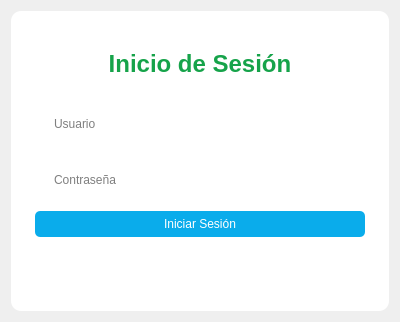
<?xml version="1.0" encoding="UTF-8"?>
<ui version="4.0">
 <class>Form</class>
 <widget class="QWidget" name="Form">
  <property name="geometry">
   <rect>
    <x>0</x>
    <y>0</y>
    <width>400</width>
    <height>322</height>
   </rect>
  </property>
  <property name="styleSheet">
   <string notr="true">/* Fondo del formulario */
QWidget#Form {
    background: qlineargradient(
        x1: 0, y1: 0, x2: 1, y2: 1,
        stop: 0 #2c3e50, stop: 1 #3498db
    );
}

/* Contenedor semi-transparente */
QFrame#frame {
    background-color: rgba(255,255,255,0.1);
    border-radius: 15px;
}

/* Título */
QLabel#labelTitle {
    color: white;
    font: bold 24px &quot;Segoe UI&quot;;
    qproperty-alignment: AlignCenter;
}

/* Estado / mensajes */
QLabel#label_status {
    color: #e74c3c;
    font: italic 10px &quot;Segoe UI&quot;;
}

/* Campos de texto */
QLineEdit {
    background-color: rgba(255,255,255,0.8);
    border: 2px solid rgba(255,255,255,0.5);
    border-radius: 10px;
    padding: 5px;
    font: 14px &quot;Segoe UI&quot;;
}

QLineEdit:focus {
    border: 2px solid #2980b9;
    background-color: #ecf0f1;
}

/* Botón principal */
QPushButton {
    background-color: #1abc9c;
    border: none;
    border-radius: 10px;
    color: white;
    font: bold 14px &quot;Segoe UI&quot;;
    padding: 8px 16px;
}

QPushButton:hover {
    background-color: #16a085;
}

QPushButton:pressed {
    background-color: #149174;
}
</string>
  </property>
  <layout class="QVBoxLayout" name="verticalLayout">
   <item>
    <widget class="QFrame" name="frame">
     <property name="styleSheet">
      <string notr="true">background-color: #FFFFFF; border-radius: 10px; padding: 15px;</string>
     </property>
     <property name="frameShape">
      <enum>QFrame::StyledPanel</enum>
     </property>
     <layout class="QVBoxLayout" name="frameLayout">
      <item>
       <widget class="QLabel" name="labelTitle">
        <property name="styleSheet">
         <string notr="true">font-size: 18pt; font-weight: bold; color: #16A34A;</string>
        </property>
        <property name="text">
         <string>Inicio de Sesión</string>
        </property>
        <property name="alignment">
         <set>Qt::AlignCenter</set>
        </property>
       </widget>
      </item>
      <item>
       <widget class="QLineEdit" name="lineEdit_user">
        <property name="placeholderText">
         <string>Usuario</string>
        </property>
       </widget>
      </item>
      <item>
       <widget class="QLineEdit" name="lineEdit_pass">
        <property name="echoMode">
         <enum>QLineEdit::Password</enum>
        </property>
        <property name="placeholderText">
         <string>Contraseña</string>
        </property>
       </widget>
      </item>
      <item>
       <widget class="QPushButton" name="pushButton">
        <property name="styleSheet">
         <string notr="true">background-color: #0AACEB; color: white; border-radius: 5px; padding: 6px;</string>
        </property>
        <property name="text">
         <string>Iniciar Sesión</string>
        </property>
       </widget>
      </item>
      <item>
       <widget class="QLabel" name="label_status">
        <property name="styleSheet">
         <string notr="true">font-weight: bold;</string>
        </property>
        <property name="text">
         <string/>
        </property>
        <property name="alignment">
         <set>Qt::AlignCenter</set>
        </property>
       </widget>
      </item>
     </layout>
    </widget>
   </item>
  </layout>
 </widget>
 <resources/>
 <connections/>
</ui>
